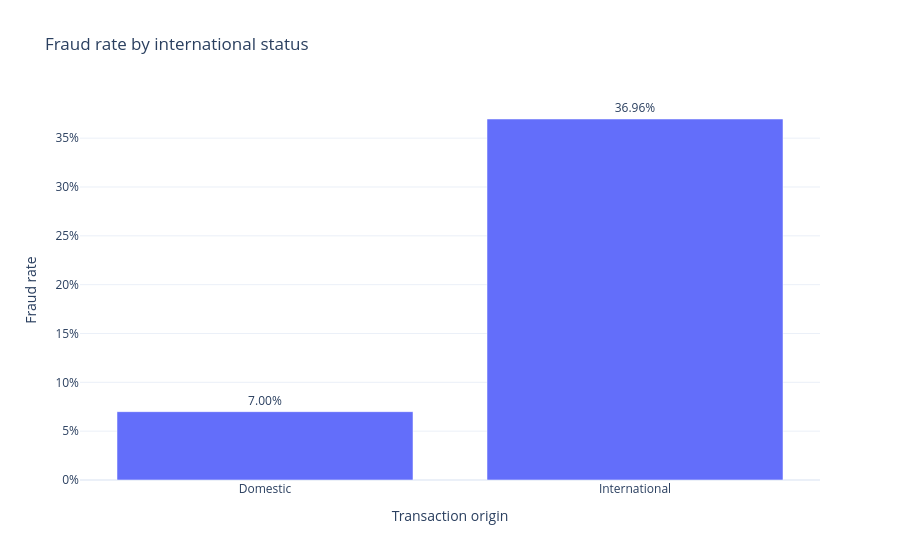

The notebook cell saved with this chart:
### Markdown cell above
## 5. International transaction analysis

`Is_International` is associated with fraud in this sample. This is an observed rate difference, not a causal claim.

### Code cell
intl = international_summary(df)
display(intl)
fig_intl = px.bar(
    intl,
    x="segment",
    y="fraud_rate",
    text=intl["fraud_rate"].map(lambda v: f"{v*100:.2f}%"),
    hover_data=["transaction_count", "fraud_count"],
    title="Fraud rate by international status",
    labels={"segment": "Transaction origin", "fraud_rate": "Fraud rate"},
)
fig_intl.update_traces(textposition="outside")
fig_intl.update_layout(yaxis_tickformat=".0%")
display(fig_intl)
print("Crosstab of Is_International x Fraudulent:")
display(pd.crosstab(df["Is_International"], df["Fraudulent"], margins=True))

### Figure 1 — Plotly figure (JSON) as saved in the notebook; plotly's stock layout.template omitted (floating-point values rounded to 4 significant figures)
{"data": [{"customdata": [[4559, 319], [441, 163]], "hovertemplate": "Transaction origin=%{x}<br>Fraud rate=%{y}<br>text=%{text}<br>transaction_count=%{customdata[0]}<br>fraud_count=%{customdata[1]}<extra></extra>", "legendgroup": "", "marker": {"color": "#636efa", "pattern": {"shape": ""}}, "name": "", "orientation": "v", "showlegend": false, "text": ["7.00%", "36.96%"], "textposition": "outside", "type": "bar", "x": ["Domestic", "International"], "xaxis": "x", "y": [0.06997, 0.3696], "yaxis": "y"}], "layout": {"barmode": "relative", "legend": {"tracegroupgap": 0}, "title": {"text": "Fraud rate by international status"}, "xaxis": {"anchor": "y", "domain": [0.0, 1.0], "title": {"text": "Transaction origin"}}, "yaxis": {"anchor": "x", "domain": [0.0, 1.0], "tickformat": ".0%", "title": {"text": "Fraud rate"}}}}
